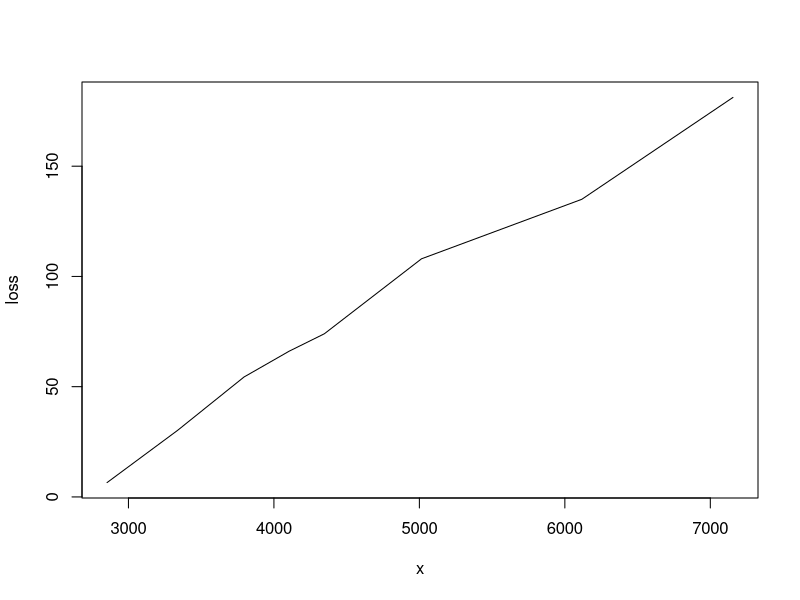
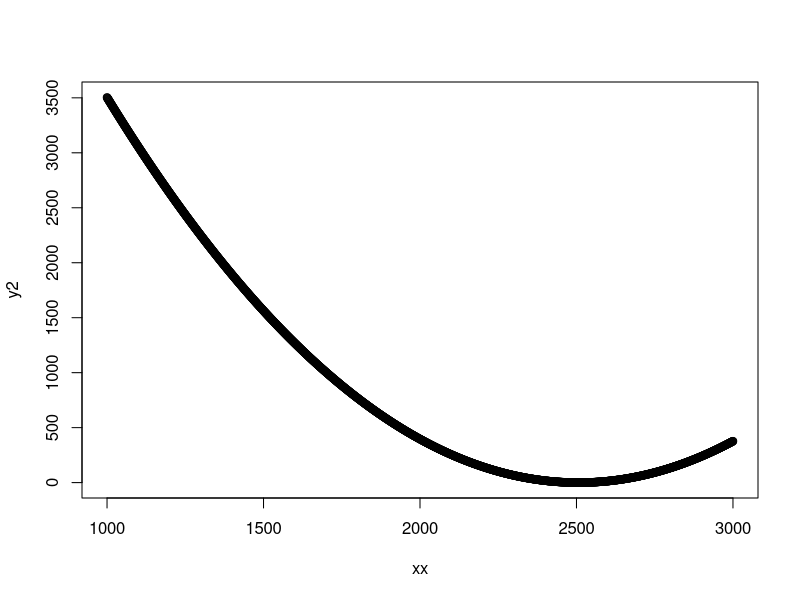

Write the R code that produced these figures, in order. (Note: this script raises an error after producing the figures.)
# Damage curve without adaptation
loss <- c(6.5, 30.2, 54.4, 66.1, 74, 108, 135, 181.2)
rp <- c(100, 250, 500,750, 1000, 2000, 5000, 10000) #return period
# storm surge corresponding to each return period
#x=c(2752.479, 3130.493, 3468.840, 3690.924, 3860.431, 4313.775, 5024.713, 5661.912)
x=c(2852.829, 3337.924, 3794.566, 4104.750, 4346.709, 5014.500, 6116.775, 7155.684)
plot(x,loss,type='l')
x2 = x^2
model=lm(loss ~ x + x2)
summary(model)

# fit linear model
model=lm(loss ~ x)
summary(model)
coef(model) 
# a=0; b=0.0393

#find natural flood threshold u
xx=seq(1000,3000,1)
y=coef(model)[1] + coef(model)[2]*xx 
y2=y^2
u = xx[which(y2 == min(y2))]  
u #u = 2506
y2[which(y2 == min(y2))]
plot(xx,y2)
# plot(xx,y)

### FIND flood level for top cover limit

ustar = max(xx[which(y2<= 1)])
ustar # ustar =2531


# # plot damage curve
# png(file = paste(fig, "damagecurve_nyc.png", sep=""), res = 200, width = 1200, height = 800)
# par(mfrow=c(1,1), mar=c(4,4,2,2)+0.1) #Margin count from xaxis, yaxis and so on
# plot(x, loss, xlab = 'Sea level (mm)', ylab = 'Loss (billion USD)')
# lines(x, predict(model, type='response'))
# dev.off()

#=== Damage curve for water proofing ===
# cost of wet flood proofing existing buildings: SM page 29.
# +2 feet , high effectiveness.
BCR = 0.88; NPV = -29525931/10^9

# # +4 feet = 1.219 meter, high effectiveness.
# BCR = 0.68; NPV = -161919690/10^9
out=proofing_cost(BCR, NPV, kappa,k, a, u, alpha0, scale, xi )
at2=0
bt2=out$bt
bt2
C = out$C
C


#=== Damage curve plot for 3 cases: no adaptation, dyke, elevation ===
x = seq(2000, 4500, 10)
z=x-u
lna = coef(model)[2]*z # loss from no adaptation, based on regression line
lna[lna<0] = 0
zd=x-u-k2  #effective flood height for dyke
ldk=lna  #loss under dyke project
ldk[zd<0]=0

#wetproofing
lnaw=bt2*z # loss from no adaptation for wetproofing project
lnaw[lnaw<0] = 0

ze=x-u-k1 #effective flood height for water proofing
lwp=lnaw  #loss under wetproofing project
lwp[(ze<0) & (z>0)]=kappa1*lnaw[(ze<0) & (z>0)]

png(file = paste(fig, "damagecurves_nyc.png", sep=""), res = 200, width = 1400, height = 1000)
plot(c(x[1], x[length(x)]), c(0, max(lna)), cex=0, 
     xlab='Sea level (mm)', ylab='Loss ($US billion)')
colour <- c('black', 'blue', 'black','red')
style <- c(2,1,2,1)
weight=c(1,2,1,1.5)
lines(x,lna, col=colour[1], lty=style[1],lwd=weight[1])
lines(x,ldk, col=colour[2], lty=style[2],lwd=weight[2])

lines(x,lnaw, col=colour[3], lty=style[3],lwd=weight[1])
lines(x,lwp, col=colour[4], lty=style[4],lwd=weight[4])
legend('topleft',legend=c('no adaptation', 'barrier and dyke', 'flood-proofing'),
       lty=style[-3],col=colour[-3],lwd=weight[-3], bty = "n") 
dev.off()
#--------------------------






